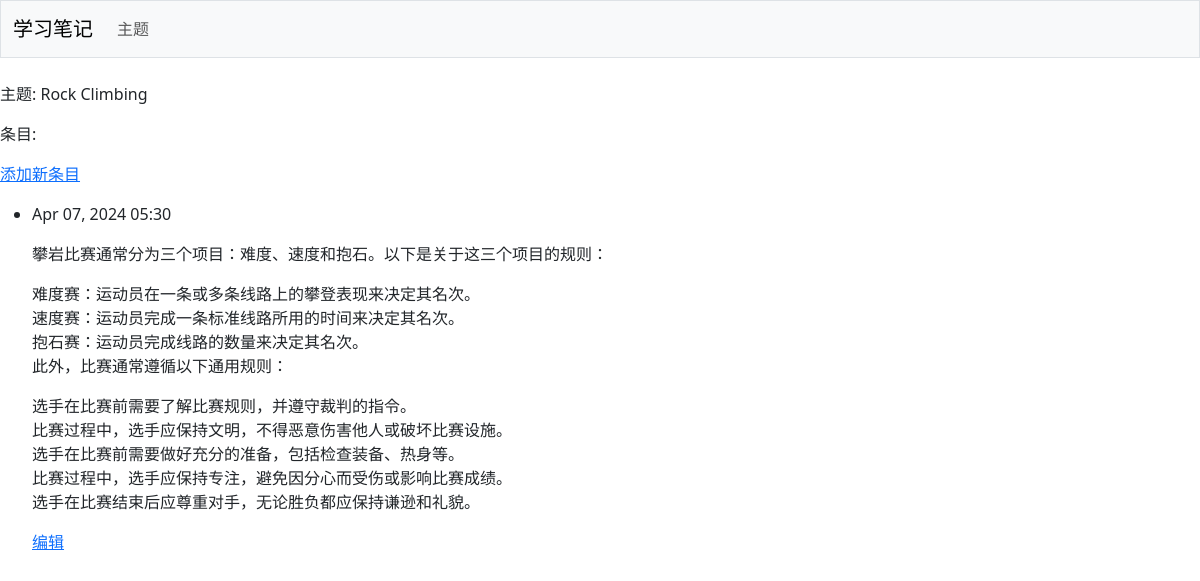
The page /topics/1/ (signed in) on the database its author committed.
### learning_logs/models.py (models this page shows, shortened)
class Topic(models.Model):
    text = models.CharField(max_length=200)
    date_added = models.DateTimeField(auto_now_add=True)
    owner = models.ForeignKey(User, on_delete=models.CASCADE)

class Entry(models.Model):
    topic = models.ForeignKey(Topic, on_delete=models.CASCADE)
    text = models.TextField()
    date_added = models.DateTimeField(auto_now_add=True)
    class Meta:
        verbose_name_plural = "entries"

### learning_logs/views.py (the view)
# urls.py: path('topics/<int:topic_id>/', views.topic, name='topic'),
@login_required
def topic(request, topic_id):
    topic = Topic.objects.get(id=topic_id)
    if topic.owner != request.user:
        raise Http404
    entries = topic.entry_set.order_by('-date_added')
    context = {'topic': topic, 'entries': entries}
    return render(request, 'learning_logs/topic.html', context)

### learning_logs/templates/learning_logs/topic.html
{% extends 'learning_logs/base.html' %}
{% block content %}
    <p>主题: {{ topic.text }}</p>
    <p>条目:</p>
    <p>
        <a href="{% url 'learning_logs:new_entry' topic.id %}">添加新条目</a>
    </p>
    <ul>
        {% for entry in entries %}
            <li>
                <p>{{ entry.date_added|date:'M d, Y H:i' }}</p>
                <p>{{ entry.text|linebreaks }}</p>
                <p>
                    <a href="{% url 'learning_logs:edit_entry' entry.id %}">编辑</a>
                </p>
            </li>
        {% empty %}
            <li>该主题还没有条目</li>
        {% endfor %}
    </ul>
{% endblock content %}

### rows shown on the page
Topic: text "Rock Climbing"
Entry: date_added "Apr 07, 2024 05:30", text "攀岩比赛通常分为三个项目：难度、速度和抱石。以下是关于这三个项目的规则： 难度赛：运动员在一条或多条线路上的攀登表现来决定其名次。 速度赛：运动员完成一条标准线路所用的时间来决定其名次。 抱石赛：运动员完成线路的数量来决定其名次。 此外，比赛通常遵循以下通用规则： 选手在比赛前需要了解比赛规则，并遵守裁判的指令。 比赛过程中，选手应保持文明，不得恶意伤害他人或破坏比赛设施。 选手在比赛前需要做好充分的准备，包括检查装备、热身等。 比赛过程中，选手应保持专注，避免因分心而受伤或影响比赛成绩。 选手在比赛结束后应尊重对手，无论胜负都应保持谦逊和礼貌。"
